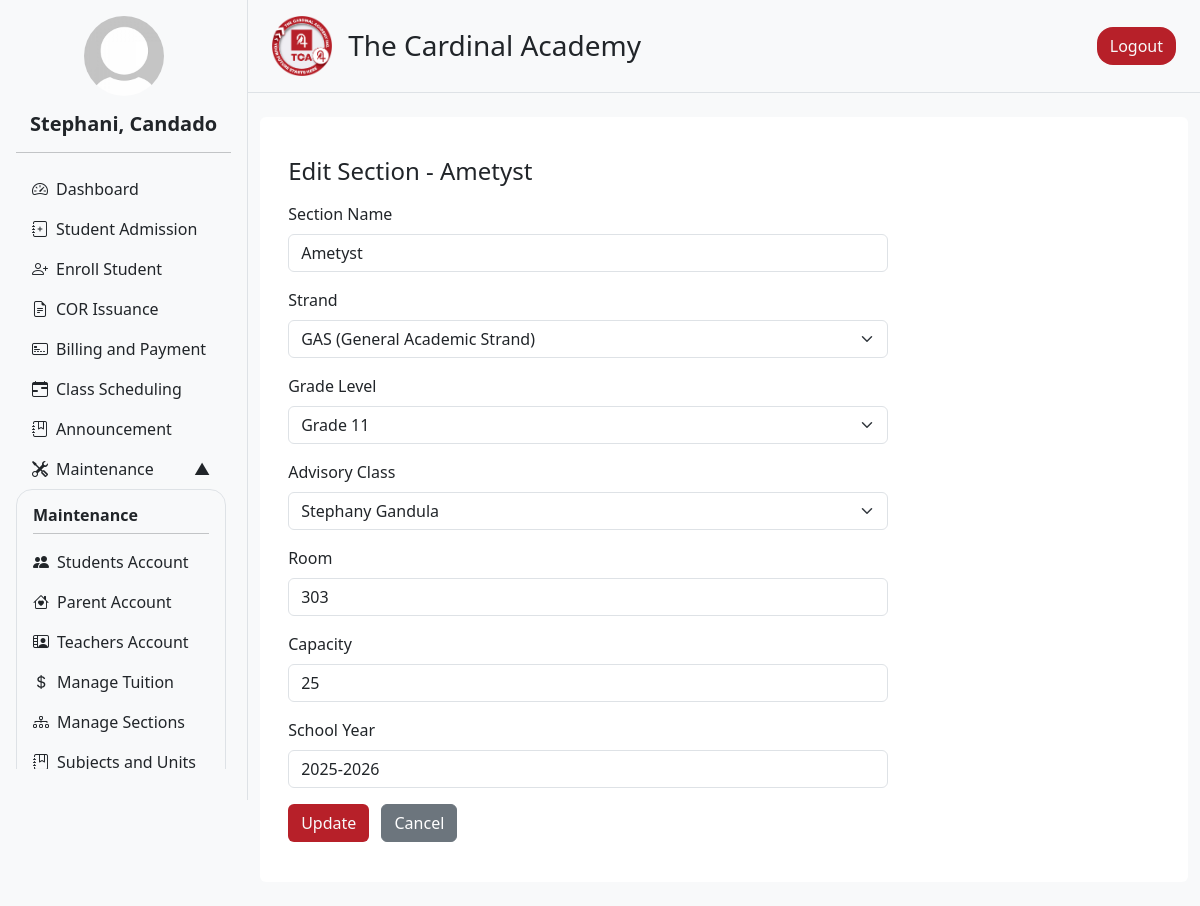
The app's page /admin/edit_section.php?id=13&nav_drop=true (signed in) with its own data.
### tables this page shows
CREATE TABLE `sections` (
  `section_id` int(11) NOT NULL,
  `section_name` varchar(100) NOT NULL,
  `grade_level` varchar(20) NOT NULL,
  `teacher_id` int(11) NOT NULL,
  `room` varchar(50) DEFAULT NULL,
  `strand` varchar(1000) DEFAULT NULL,
  `capacity` int(11) NOT NULL,
  `school_year` varchar(20) DEFAULT NULL,
  `created_at` timestamp NOT NULL DEFAULT current_timestamp()
);

### admin/edit_section.php (the view, shortened to what this page needs)
<?php
include '../db_connection.php';
$id = (int)$_GET['id'];
$stmt = $conn->prepare("SELECT * FROM sections WHERE section_id = ?");
$stmt->bind_param("i", $id);
$stmt->execute();
$result = $stmt->get_result();
$row = $result->fetch_assoc();
$teachers_result = mysqli_query($conn, "SELECT user_id, CONCAT(first_name, ' ', last_name) AS full_name FROM users WHERE acc_type = 'teacher'");
function isSelected($value, $selected) {
    return $value === $selected ? 'selected' : '';
}
?>
<!DOCTYPE html>
<html lang="en">
<head>
  <?php include 'header.php'; ?>
</head>
<body>
<div class="d-flex flex-row bg-light">
  <?php include 'navigation.php'; ?>
  <div class="content flex-grow-1">
    <?php include 'nav_top.php'; ?>
    <div class="container my-4">
      <div class="row g-4">
        <div class="col-12">
          <div class="rounded p-3 bg-white">
            <div class="container my-4">
              <h4>Edit Section - <?= htmlspecialchars($row['section_name']) ?></h4>
              <form method="post" class="mt-3" style="max-width: 600px;">
                <div class="mb-3">
                  <label for="section_name" class="form-label">Section Name</label>
                  <input type="text" id="section_name" name="section_name" class="form-control" required value="<?= htmlspecialchars($row['section_name']) ?>" />
                </div>
                <div class="mb-3">
                  <label for="strand" class="form-label">Strand</label>
                  <select name="strand" id="strand" class="form-select" required>
                    <?php
                      $strands = [
                        'N/A',
                        'GAS (General Academic Strand)',
                        'HUMMS (Humanities and Social Sciences)',
                        'STEM (Science, Technology, Engineering and Mathematics)',
                        'ABM (Accountancy, Business and Management)',
                        'TVL (Technical-Vocational-Livelihood)',
                        'SPORTS',
                        'ARTS and DESIGN'
                      ];
                      $current_strand = $row['strand'] ?? 'N/A';
                      foreach ($strands as $strand) {
                          $selected = ($strand === $current_strand) ? 'selected' : '';
                          echo "<option value=\"" . htmlspecialchars($strand) . "\" $selected>" . htmlspecialchars($strand) . "</option>";
                      }
                    ?>
                  </select>
                </div>
                <div class="mb-3">
                  <label for="grade_level" class="form-label">Grade Level</label>
                  <select name="grade_level" id="grade_level" class="form-select" required>
                    <?php
                    $grades = [
                      "Nursery", "Kinder Garten", "Grade 1", "Grade 2", "Grade 3", "Grade 4", "Grade 5", "Grade 6",
                      "Grade 7", "Grade 8", "Grade 9", "Grade 10", "Grade 11", "Grade 12"
                    ];
                    foreach ($grades as $grade) {
                        echo '<option value="' . $grade . '" ' . isSelected($grade, $row['grade_level']) . '>' . $grade . '</option>';
                    }
                    ?>
                  </select>
                </div>
                <div class="mb-3">
                  <label for="teacher_id" class="form-label">Advisory Class</label>
                  <select name="teacher_id" id="teacher_id" class="form-select" required>
                    <?php
                    mysqli_data_seek($teachers_result, 0);
                    while ($teacher = mysqli_fetch_assoc($teachers_result)): ?>
                      <option value="<?= $teacher['user_id'] ?>" <?= $teacher['user_id'] == $row['teacher_id'] ? 'selected' : '' ?>>
                        <?= htmlspecialchars($teacher['full_name']) ?>
                      </option>
                    <?php endwhile; ?>
                  </select>
                </div>
                <div class="mb-3">
                  <label for="room" class="form-label">Room</label>
                  <input type="text" id="room" name="room" class="form-control" value="<?= htmlspecialchars($row['room']) ?>" />
                </div>
                <div class="mb-3">
                  <label for="capacity" class="form-label">Capacity</label>
                  <input type="number" id="capacity" name="capacity" class="form-control" required min="1" value="<?= htmlspecialchars($row['capacity']) ?>" />
                </div>
                <div class="mb-3">
                  <label for="school_year" class="form-label">School Year</label>
                  <input type="text" id="school_year" name="school_year" class="form-control" required value="<?= htmlspecialchars($row['school_year']) ?>" />
                </div>
                <button type="submit" class="btn bg-main text-light">Update</button>
                <a href="sectioning.php?nav_drop=true" class="btn btn-secondary ms-2">Cancel</a>
              </form>
            </div>
          </div>
        </div>
      </div>
    </div>
  </div>
</div>
</body>
</html>

### static/css/styles.css (style rules this page uses)
.content { width: 80%; }

### static/css/landing.css (style rules this page uses)
.bg-main { background-color: #b72029; }
body { margin: 0; padding: 0; height: 100%; }

### records on screen
sections: section_name "Ametyst", teacher_id "Stephany Gandula", room "303", capacity "25", school_year "2025-2026"

### other values on screen
$full_name "Stephani, Candado"
form field strand "GAS (General Academic Strand)"
form field grade_level "Grade 11"
